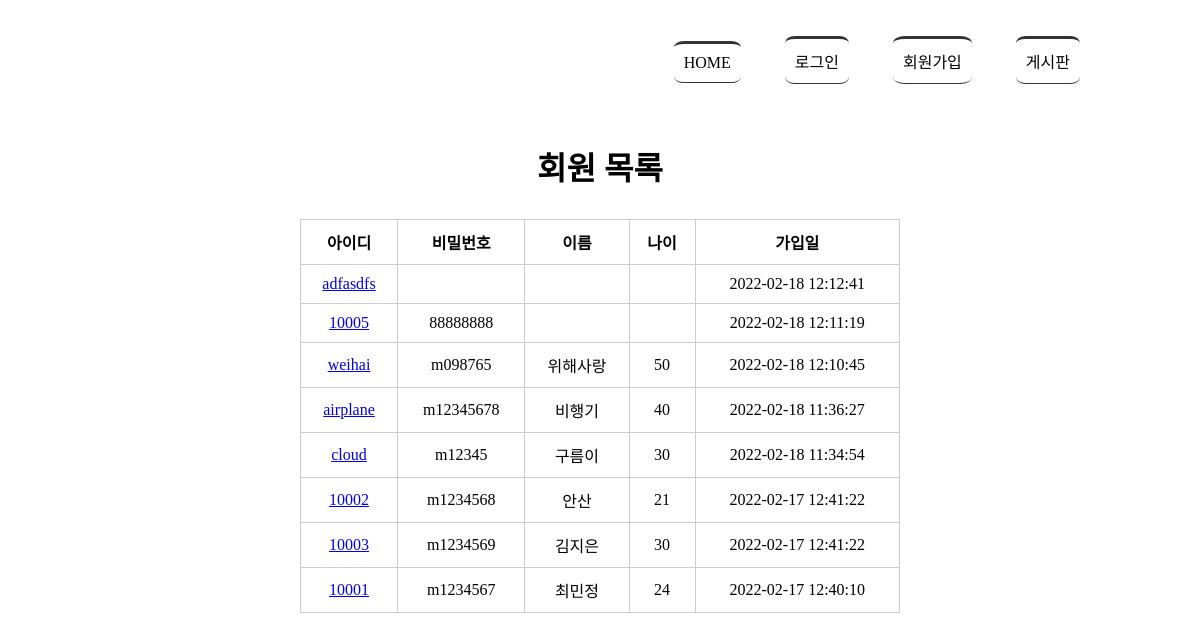
Before: /memberlist/ with the older database file.
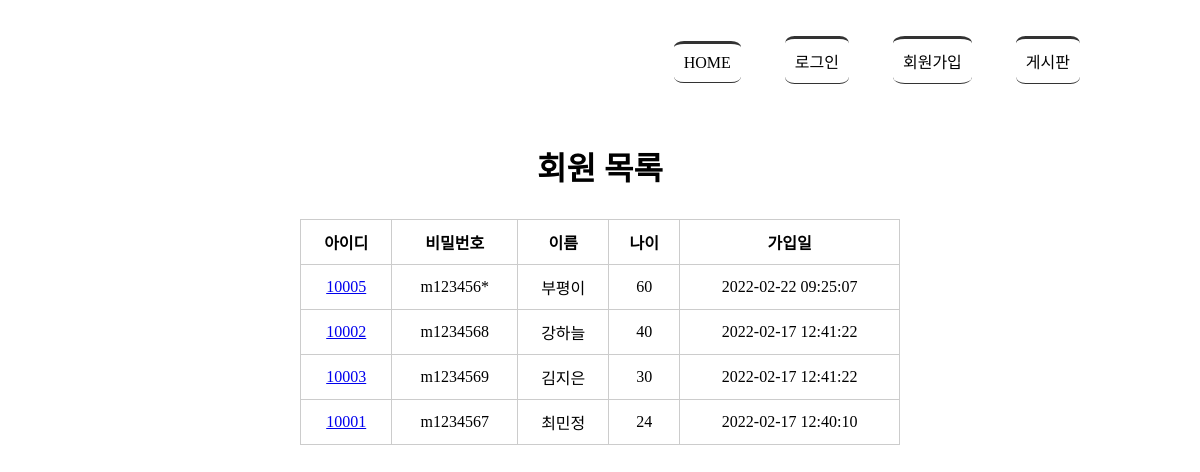
After: the same page with the newer database file.
### tables this page shows
CREATE TABLE member(
            mid char(5) PRIMARY KEY,
            passwd char(8) NOT NULL,
            name text NOT NULL,
            age integer,
            regDate timestamp date DEFAULT (datetime('now','localtime'))
            );

### app.py (the view)
@app.route('/memberlist/')
def memberlist():
    conn = getconn()
    cur = conn.cursor()
    sql = "SELECT * FROM member ORDER BY regDate DESC"
    cur.execute(sql)
    rs = cur.fetchall()
    conn.close()
    return render_template('memberlist.html', rs=rs)

### app.py (called while the page is built)
def getconn():
    conn = sqlite3.connect("./members.db")
    return conn

### templates/memberlist.html (shortened to what this page needs)
<!DOCTYPE html>
<html lang="en">
<head>
    <link rel="stylesheet" href="{{ url_for('static',filename='style.css')}}">
</head>
<body>
    <div id="container">
        {% include 'navbar.html' %}
        <section>
            <h1>회원 목록</h1>
            <table>
                <tr>
                    <th>아이디</th><th>비밀번호</th><th>이름</th><th>나이</th><th>가입일</th>
                </tr>
                {% for i in rs %}
                <tr>
                    <td><a href="{{ url_for('member_view', id=i[0]) }}">{{ i[0] }}</a></td>
                    <td>{{ i[1] }}</td>
                    <td>{{ i[2] }}</td>
                    <td>{{ i[3] }}</td>
                    <td>{{ i[4] }}</td>
                </tr>
                {% endfor %}
            </table>
        </section>
    </div>
</body>
</html>

### templates/navbar.html
<header>
        <nav>
             <ul>
                 {% if session %}
                 <li><a href="{{ url_for('index')}}"> HOME</a></li>
                 <li><a href="{{ url_for('logout')}}">({{ session['userID']}}님 )로그아웃 </a></li>
                 <li><a href="{{ url_for('memberlist')}}"> 회원목록 </a></li>
                 <li><a href="{{ url_for('boardlist')}}"> 게시판 </a></li>
                 {% else %}
                 <li><a href="{{ url_for('index')}}"> HOME</a></li>
                 <li><a href="{{ url_for('login')}}"> 로그인 </a></li>
                 <li><a href="{{ url_for('register')}}"> 회원가입 </a></li>
                 <li><a href="{{ url_for('boardlist')}}"> 게시판 </a></li>
                 {% endif %}
             </ul>
        </nav>
</header>

### static/style.css (style rules this page uses)
#container { width: 1000px; margin: 0 auto; }
header { height: 100px; }
nav ul { list-style: none; text-align: right; }
nav ul li { display: inline-block; margin: 20px; border-top: 3px solid #333; padding: 10px; border-bottom: 1px solid #333; border-radius:15%; }
nav ul li a { text-decoration: none; color: #000; }
section { text-align: center; }
section h1 { font-size: 2em; margin-bottom: 30px; }
section table { width: 600px; margin: 0 auto; border-collapse: collapse; }
section table, th, td { border: 1px solid #ccc; padding: 10px }

Changed rows visible on the page:
removed member: mid "adfasdfs", regDate "2022-02-18 12:12:41"
removed member: mid "weihai", passwd "m098765", name "위해사랑", age "50", regDate "2022-02-18 12:10:45"
removed member: mid "airplane", passwd "m12345678", name "비행기", age "40", regDate "2022-02-18 11:36:27"
removed member: mid "cloud", passwd "m12345", name "구름이", age "30", regDate "2022-02-18 11:34:54"
changed member id 10005: passwd "88888888" → "m123456*"; name (not shown) → "부평이"; age (not shown) → "60"; regDate "2022-02-18 12:11:19" → "2022-02-22 09:25:07"
changed member id 10002: name "안산" → "강하늘"; age "21" → "40"
